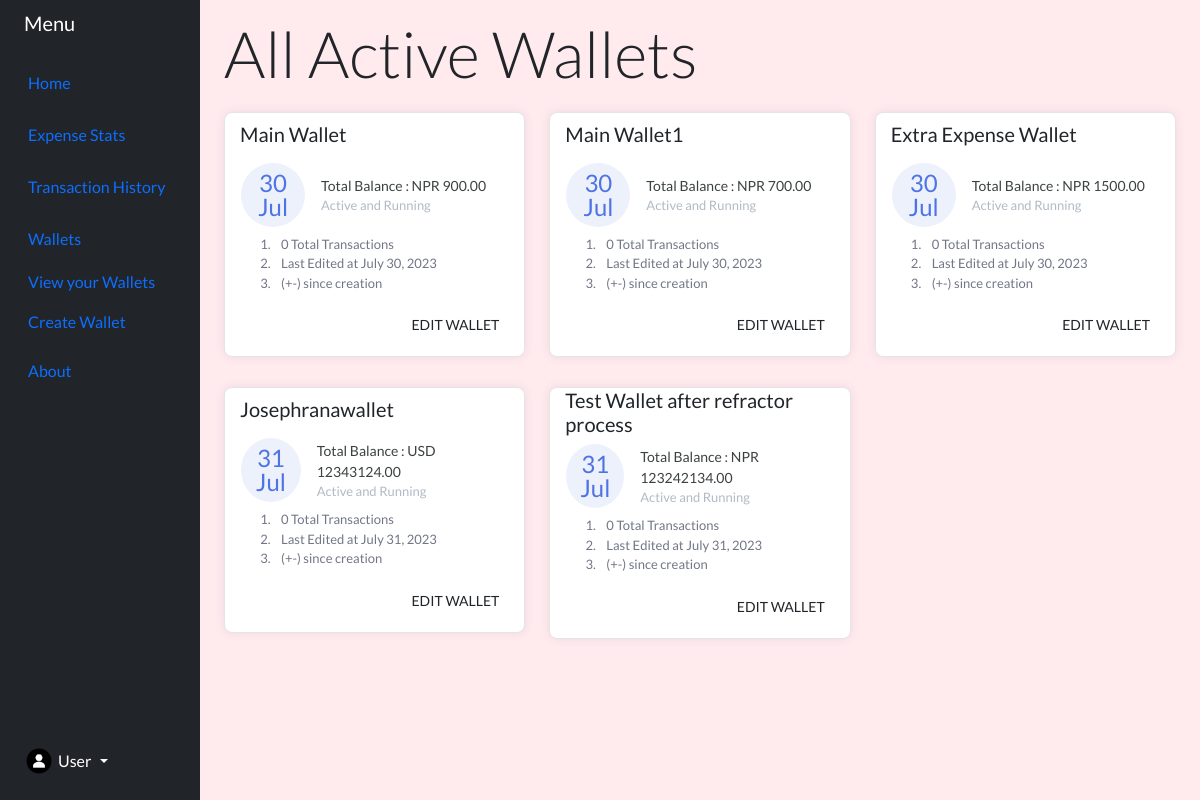
Before: /all-wallets (signed in) with the older database file.
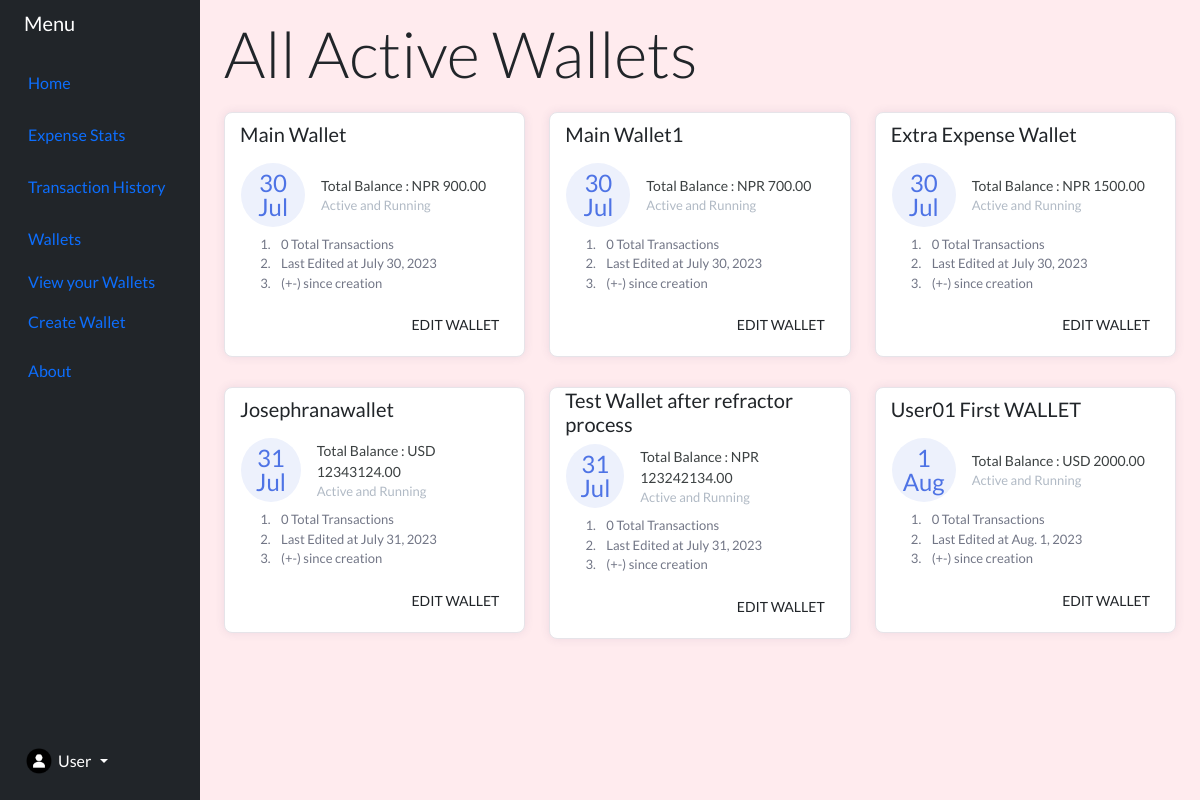
After: the same page with the newer database file.
### Capital/models.py (models this page shows, shortened)
class Wallet(models.Model):
    wallet_owner = models.ForeignKey(CustomUser , on_delete=models.CASCADE)
    wallet_name = models.CharField(max_length=70)
    wallet_currency = models.CharField(max_length=20 , choices=currency_choice)
    wallet_capital = models.DecimalField(max_digits=12, decimal_places=2)
    wallet_creation_date = models.DateField(auto_now_add=False , auto_now=True)
    wallet_edited_date = models.DateField(auto_now=True)

### Capital/views.py (the view)
# urls.py: path('all-wallets' , all_wallet_view , name='all-wallet'),
def all_wallet_view(request):
    obj = Wallet.objects.filter(wallet_owner=request.user)
    return render(request , 'all-wallet.html', {'obj':obj})

### templates/all-wallet.html (shortened to what this page needs)
{% extends 'base.html' %}
{% block content %}
{% load static %}
<link rel='stylesheet' href="{% static 'css/all-wallet.css' %}">
<div class="container">
    <h1 class="display-3" style="margin-bottom: 2%;">All Active Wallets</h1>
    <div class="row">
        {% for item in obj %}
        <div class="col-lg-4">
            <div class="card card-margin">
                <div class="card-header no-border">
                    <h5 class="card-title">{{item.wallet_name}}</h5>
                </div>
                <div class="card-body pt-0">
                    <div class="widget-49">
                        <div class="widget-49-title-wrapper">
                            <div class="widget-49-date-primary">
                                <span class="widget-49-date-day">{{item.wallet_creation_date.day}}</span>
                                <span class="widget-49-date-day">{{item.wallet_creation_date|date:"M"}}</span>
                            </div>
                            <div class="widget-49-meeting-info">
                                <span class="widget-49-pro-title">
                                    Total Balance : {{item.wallet_currency}} {{item.wallet_capital}}
                                </span>
                                <span class="widget-49-meeting-time">Active and Running</span>
                            </div>
                        </div>
                        <ol class="widget-49-meeting-points">
                            <li class="widget-49-meeting-item"><span>0 Total Transactions</span></li>
                            <li class="widget-49-meeting-item"><span class="widget-49-pro-title">Last Edited at
                                {% if item.wallet_edited_date is none %}
                                  {{item.wallet_creation_date}}
                                {% else %}
                                  {{item.wallet_edited_date}}
                                {% endif %}
                            </span></li>
                            <li class="widget-49-meeting-item"><span>(+-) since creation</span></li>
                        </ol>
                        <div class="widget-49-meeting-action">
                            <a href="{% url 'edit-wallet' item.pk %}" class="btn btn-sm btn-flash-border-primary">Edit Wallet</a>
                        </div>
                    </div>
                </div>
            </div>
        </div>
        {% endfor %}
    </div>
    </div>
{% endblock %}

Changed rows visible on the page:
added Wallet: wallet_name "User01 First WALLET", wallet_creation_date.day "1", wallet_creation_date "Aug", wallet_currency "USD", wallet_capital "2000.00", wallet_edited_date "Aug. 1, 2023"
